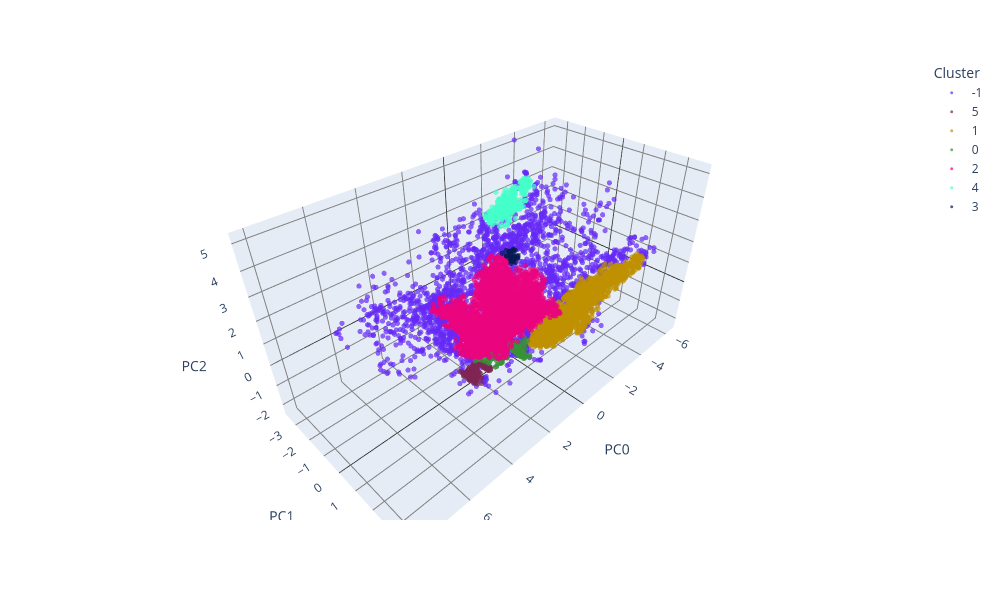

Source (notebook cell):
### Code cell
palette = ["#6528F7", "#7E2553", "#bf9000", "#379237", "#EA047E", "#45FFCA", "#071952"]

# Plot the PCA results in 3D
fig = px.scatter_3d(
    x=pca_df['PC0'],
    y=pca_df['PC1'],
    z=pca_df['PC2'],
    color=pca_df['dbscan_cluster'].astype(str),
    color_discrete_sequence=palette,
    labels={'x': 'PC0', 'y': 'PC1', 'z': 'PC2', 'color': 'Cluster'},
    # title='3D PCA',
    width=1000,
    height=600
)

fig.update_layout(
    scene=dict(
        xaxis=dict(showgrid=True, gridcolor='grey', zeroline=True, zerolinecolor='black'),
        yaxis=dict(showgrid=True, gridcolor='grey', zeroline=True, zerolinecolor='black'),
        zaxis=dict(showgrid=True, gridcolor='grey', zeroline=True, zerolinecolor='black')
    ),
    plot_bgcolor='white',
    paper_bgcolor='white'
)

fig.update_traces(marker=dict(size=3, opacity=0.7))

fig.show()

### Figure 1 — Plotly figure (JSON) as saved in the notebook; plotly's stock layout.template omitted (floating-point values rounded to 4 significant figures; data arrays with more than 128 entries replaced by an {"elided": "..."} marker saying what was removed)
{"data": [{"hovertemplate": "Cluster=-1<br>PC0=%{x}<br>PC1=%{y}<br>PC2=%{z}<extra></extra>", "legendgroup": "-1", "marker": {"color": "#6528F7", "opacity": 0.7, "size": 3, "symbol": "circle"}, "mode": "markers", "name": "-1", "scene": "scene", "showlegend": true, "type": "scatter3d", "x": {"elided": "2165 float values"}, "y": {"elided": "2165 float values"}, "z": {"elided": "2165 float values"}}, {"hovertemplate": "Cluster=5<br>PC0=%{x}<br>PC1=%{y}<br>PC2=%{z}<extra></extra>", "legendgroup": "5", "marker": {"color": "#7E2553", "opacity": 0.7, "size": 3, "symbol": "circle"}, "mode": "markers", "name": "5", "scene": "scene", "showlegend": true, "type": "scatter3d", "x": {"elided": "546 float values"}, "y": {"elided": "546 float values"}, "z": {"elided": "546 float values"}}, {"hovertemplate": "Cluster=1<br>PC0=%{x}<br>PC1=%{y}<br>PC2=%{z}<extra></extra>", "legendgroup": "1", "marker": {"color": "#bf9000", "opacity": 0.7, "size": 3, "symbol": "circle"}, "mode": "markers", "name": "1", "scene": "scene", "showlegend": true, "type": "scatter3d", "x": {"elided": "2074 float values"}, "y": {"elided": "2074 float values"}, "z": {"elided": "2074 float values"}}, {"hovertemplate": "Cluster=0<br>PC0=%{x}<br>PC1=%{y}<br>PC2=%{z}<extra></extra>", "legendgroup": "0", "marker": {"color": "#379237", "opacity": 0.7, "size": 3, "symbol": "circle"}, "mode": "markers", "name": "0", "scene": "scene", "showlegend": true, "type": "scatter3d", "x": {"elided": "585 float values"}, "y": {"elided": "585 float values"}, "z": {"elided": "585 float values"}}, {"hovertemplate": "Cluster=2<br>PC0=%{x}<br>PC1=%{y}<br>PC2=%{z}<extra></extra>", "legendgroup": "2", "marker": {"color": "#EA047E", "opacity": 0.7, "size": 3, "symbol": "circle"}, "mode": "markers", "name": "2", "scene": "scene", "showlegend": true, "type": "scatter3d", "x": {"elided": "5211 float values"}, "y": {"elided": "5211 float values"}, "z": {"elided": "5211 float values"}}, {"hovertemplate": "Cluster=4<br>PC0=%{x}<br>PC1=%{y}<br>PC2=%{z}<extra></extra>", "legendgroup": "4", "marker": {"color": "#45FFCA", "opacity": 0.7, "size": 3, "symbol": "circle"}, "mode": "markers", "name": "4", "scene": "scene", "showlegend": true, "type": "scatter3d", "x": {"elided": "350 float values"}, "y": {"elided": "350 float values"}, "z": {"elided": "350 float values"}}, {"hovertemplate": "Cluster=3<br>PC0=%{x}<br>PC1=%{y}<br>PC2=%{z}<extra></extra>", "legendgroup": "3", "marker": {"color": "#071952", "opacity": 0.7, "size": 3, "symbol": "circle"}, "mode": "markers", "name": "3", "scene": "scene", "showlegend": true, "type": "scatter3d", "x": [-1.592, -1.571, -1.73, -1.653, -1.608, -2.04, -1.996, -1.814, -1.594, -1.683, -1.375, -2.043, -1.645, -1.908, -1.697, -1.913, -1.739, -1.924, -1.876, -1.87, -1.86, -1.831, -1.701, -1.74, -1.678, -1.67, -1.683, -1.695, -1.774, -1.996, -1.995, -1.803, -1.847, -1.881, -1.857, -1.753, -1.799, -1.788, -1.893, -1.626, -1.629, -1.682, -1.491, -1.713], "y": [-1.853, -1.66, -1.732, -1.526, -1.577, -1.57, -1.562, -1.649, -1.61, -1.361, -1.614, -1.716, -1.786, -1.639, -1.516, -1.58, -1.564, -1.462, -1.451, -1.54, -1.712, -1.515, -1.512, -1.572, -1.606, -1.64, -1.675, -1.704, -1.741, -1.808, -1.781, -1.689, -1.631, -1.614, -1.746, -1.554, -1.566, -1.58, -1.601, -1.731, -1.725, -1.766, -1.985, -1.953], "z": [1.286, 0.9903, 1.241, 1.092, 0.7454, 0.9045, 0.8687, 0.9197, 1.242, 0.8519, 1.216, 0.8165, 1.004, 0.853, 0.8506, 0.9353, 0.9009, 1.063, 0.9435, 0.9338, 1.252, 0.9788, 0.8218, 0.8409, 0.7884, 0.8047, 0.8965, 0.9724, 1.035, 1.197, 1.129, 0.904, 0.8997, 0.9884, 1.173, 0.8025, 0.9627, 1.089, 1.268, 1.273, 1.282, 1.22, 1.131, 0.9122]}], "layout": {"height": 600, "legend": {"title": {"text": "Cluster"}, "tracegroupgap": 0}, "margin": {"t": 60}, "paper_bgcolor": "white", "plot_bgcolor": "white", "scene": {"domain": {"x": [0, 1], "y": [0, 1]}, "xaxis": {"gridcolor": "grey", "showgrid": true, "title": {"text": "PC0"}, "zeroline": true, "zerolinecolor": "black"}, "yaxis": {"gridcolor": "grey", "showgrid": true, "title": {"text": "PC1"}, "zeroline": true, "zerolinecolor": "black"}, "zaxis": {"gridcolor": "grey", "showgrid": true, "title": {"text": "PC2"}, "zeroline": true, "zerolinecolor": "black"}}, "width": 1000}}
